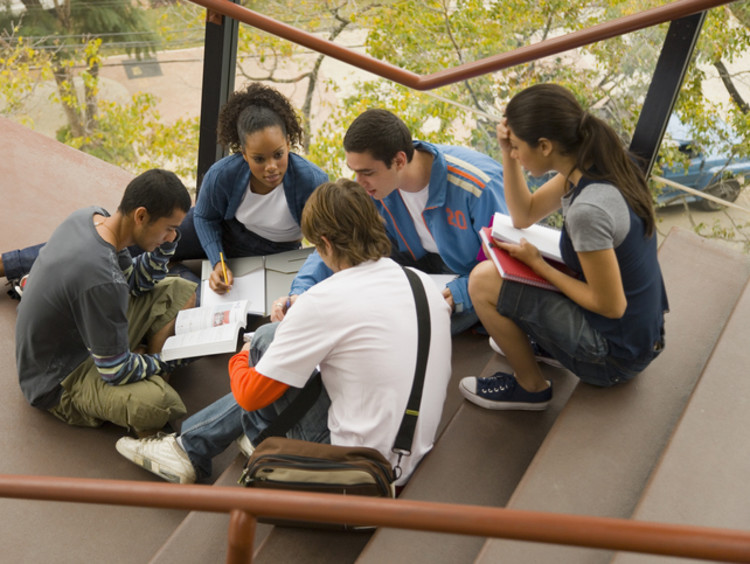
#> input picture Task-Image to Pencil Sketch with Python/students.jpg, 750 x 564 px
$ jupyter execute 'Task4-Image to Pencil Sketch with Python.ipynb'   (shell and % lines are left out)
#> lines starting #> are read from the running program, lines starting #| are printed output that depends on the picture
## Name- HARSHADA MALI

#### BEGINNER LEVEL TASK 04

##### Image to Pencil Sketch with Python:
We need to read the image in RBG format and then convert it to a grayscale image. This will turn an image into a classic black and white photo. Then the next thing to do is invert the grayscale image also called negative image, this will be our inverted grayscale image. Inversion can be used to enhance details. Then we can finally create the pencil sketch by mixing the grayscale image with the inverted blurry image. This can be done by dividing the grayscale image by the inverted blurry image. Since images are just arrays, we can easily do this programmatically using the divide function from the cv2 library in Python.

### Installing Libraries

[cell 1]
import cv2
import matplotlib.pyplot as plt
from PIL import Image
from IPython.display import display

[cell 2]
def show(title,img,cmap='RdGy'):
    plt.imshow(img,cmap=cmap)
    plt.title(title)

### Importing image

[cell 3]
image=plt.imread("students.jpg")
#> image is the input picture: shape (564, 750, 3); mean R, G, B 131.8, 117.9, 97.3
show("students",image,'RdGy')

### Converting Image into Gray Scale Image

[cell 4]
gray_image=cv2.cvtColor(image,cv2.COLOR_RGB2GRAY)
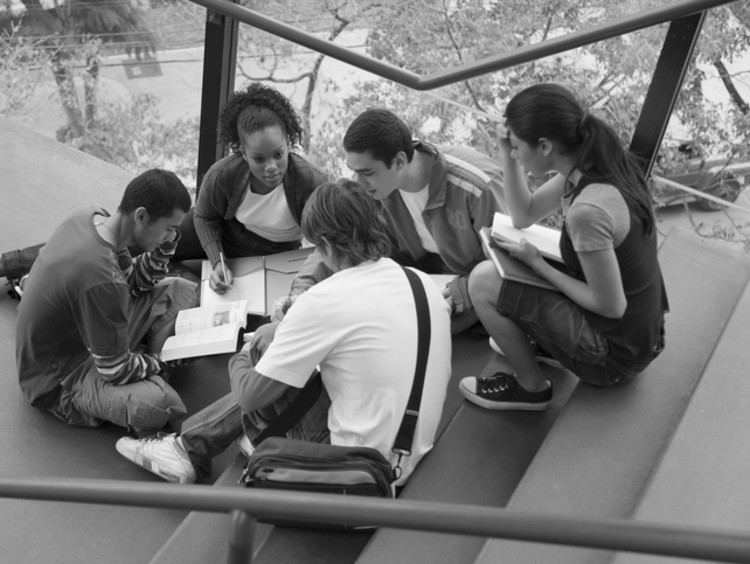
#> gray_image: shape (564, 750); min 0, max 254, mean 119.7
show("Gray_image",gray_image,'gray')

### Inverting Gray Scale Image

[cell 5]
Inverted_Image =255-gray_image
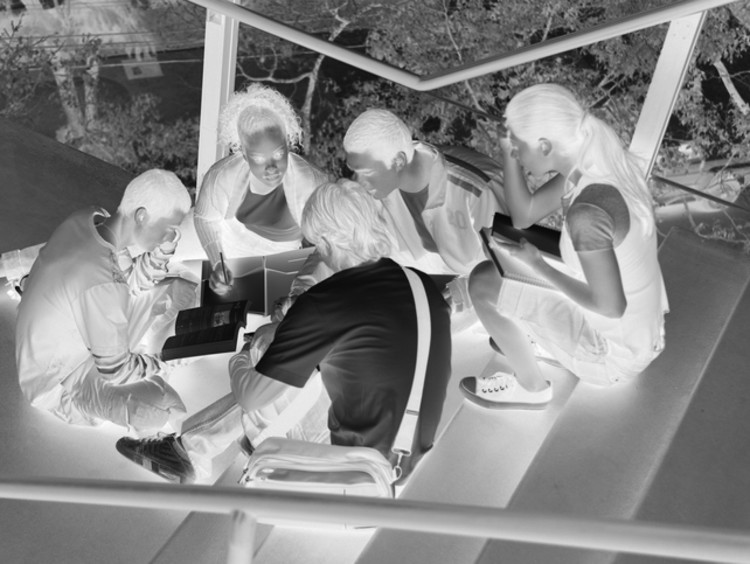
#> Inverted_Image: shape (564, 750); min 1, max 255, mean 135.3
show("Inverted_Image",Inverted_Image,'gray')

### Blurring Inverted Image

[cell 6]
Blurred_Image =cv2.GaussianBlur(Inverted_Image,(21,21),0)
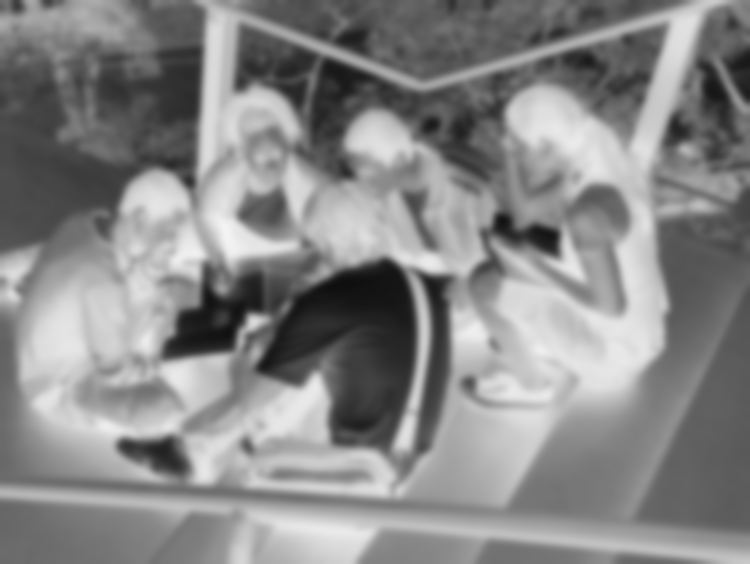
#> Blurred_Image: shape (564, 750); min 15, max 243, mean 135.3
show("Blurred_Image",Blurred_Image,'gray')
